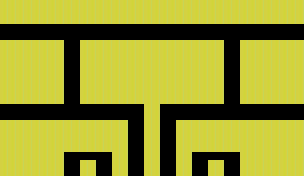

Below is a game level as drawn by its tile map, then a one-line description and the .tmx file that defines it, in full:
An orthogonal 38x22 tile map with 8x8 px tiles, 2 tile layers (collision, visual).

<map version="1.0" orientation="orthogonal" renderorder="left-down" width="38" height="22" tilewidth="8" tileheight="8" nextobjectid="1">
 <tileset firstgid="1" name="blocks" tilewidth="8" tileheight="8" tilecount="8">
  <image source="blocks.jpg" width="64" height="8" />
 </tileset>
 <layer name="collision" width="38" height="22">
  <data encoding="csv">
7,7,7,7,7,7,7,7,7,7,7,7,7,7,7,7,7,7,7,7,7,7,7,7,7,7,7,7,7,7,7,7,7,7,7,7,7,7,
7,7,7,7,7,7,7,7,7,7,7,7,7,7,7,7,7,7,7,7,7,7,7,7,7,7,7,7,7,7,7,7,7,7,7,7,7,7,
7,7,7,7,7,7,7,7,7,7,7,7,7,7,7,7,7,7,7,7,7,7,7,7,7,7,7,7,7,7,7,7,7,7,7,7,7,7,
0,0,0,0,0,0,0,0,0,0,0,0,0,0,0,0,0,0,0,0,0,0,0,0,0,0,0,0,0,0,0,0,0,0,0,0,0,0,
0,0,0,0,0,0,0,0,0,0,0,0,0,0,0,0,0,0,0,0,0,0,0,0,0,0,0,0,0,0,0,0,0,0,0,0,0,0,
7,7,7,7,7,7,7,7,0,0,7,7,7,7,7,7,7,7,7,7,7,7,7,7,7,7,7,7,0,0,7,7,7,7,7,7,7,7,
7,7,7,7,7,7,7,7,0,0,7,7,7,7,7,7,7,7,7,7,7,7,7,7,7,7,7,7,0,0,7,7,7,7,7,7,7,7,
7,7,7,7,7,7,7,7,0,0,7,7,7,7,7,7,7,7,7,7,7,7,7,7,7,7,7,7,0,0,7,7,7,7,7,7,7,7,
7,7,7,7,7,7,7,7,0,0,7,7,7,7,7,7,7,7,7,7,7,7,7,7,7,7,7,7,0,0,7,7,7,7,7,7,7,7,
7,7,7,7,7,7,7,7,0,0,7,7,7,7,7,7,7,7,7,7,7,7,7,7,7,7,7,7,0,0,7,7,7,7,7,7,7,7,
7,7,7,7,7,7,7,7,0,0,7,7,7,7,7,7,7,7,7,7,7,7,7,7,7,7,7,7,0,0,7,7,7,7,7,7,7,7,
7,7,7,7,7,7,7,7,0,0,7,7,7,7,7,7,7,7,7,7,7,7,7,7,7,7,7,7,0,0,7,7,7,7,7,7,7,7,
7,7,7,7,7,7,7,7,0,0,7,7,7,7,7,7,7,7,7,7,7,7,7,7,7,7,7,7,0,0,7,7,7,7,7,7,7,7,
0,0,0,0,0,0,0,0,0,0,0,0,0,0,0,0,0,0,7,7,0,0,0,0,0,0,0,0,0,0,0,0,0,0,0,0,0,0,
0,0,0,0,0,0,0,0,0,0,0,0,0,0,0,0,0,0,7,7,0,0,0,0,0,0,0,0,0,0,0,0,0,0,0,0,0,0,
7,7,7,7,7,7,7,7,7,7,7,7,7,7,7,7,0,0,7,7,0,0,7,7,7,7,7,7,7,7,7,7,7,7,7,7,7,7,
7,7,7,7,7,7,7,7,7,7,7,7,7,7,7,7,0,0,7,7,0,0,7,7,7,7,7,7,7,7,7,7,7,7,7,7,7,7,
7,7,7,7,7,7,7,7,7,7,7,7,7,7,7,7,0,0,7,7,0,0,7,7,7,7,7,7,7,7,7,7,7,7,7,7,7,7,
7,7,7,7,7,7,7,7,7,7,7,7,7,7,7,7,0,0,7,7,0,0,7,7,7,7,7,7,7,7,7,7,7,7,7,7,7,7,
7,7,7,7,7,7,7,7,0,0,0,0,0,0,7,7,0,0,7,7,0,0,7,7,0,0,0,0,0,0,7,7,7,7,7,7,7,7,
7,7,7,7,7,7,7,7,0,0,7,7,0,0,7,7,0,0,7,7,0,0,7,7,0,0,7,7,0,0,7,7,7,7,7,7,7,7,
7,7,7,7,7,7,7,7,0,0,7,7,0,0,7,7,0,0,7,7,0,0,7,7,0,0,7,7,0,0,7,7,7,7,7,7,7,7
</data>
 </layer>
 <layer name="visual" width="38" height="22">
  <data encoding="csv">
1,1,1,1,1,1,1,1,1,1,1,1,1,1,1,1,1,1,1,1,1,1,1,1,1,1,1,1,1,1,1,1,1,1,1,1,1,1,
1,1,1,1,1,1,1,1,1,1,1,1,1,1,1,1,1,1,1,1,1,1,1,1,1,1,1,1,1,1,1,1,1,1,1,1,1,1,
1,1,1,1,1,1,1,1,1,1,1,1,1,1,1,1,1,1,1,1,1,1,1,1,1,1,1,1,1,1,1,1,1,1,1,1,1,1,
0,0,0,0,0,0,0,0,0,0,0,0,0,0,0,0,0,0,0,0,0,0,0,0,0,0,0,0,0,0,0,0,0,0,0,0,0,0,
0,0,0,0,0,0,0,0,0,0,0,0,0,0,0,0,0,0,0,0,0,0,0,0,0,0,0,0,0,0,0,0,0,0,0,0,0,0,
1,1,1,1,1,1,1,1,0,0,1,1,1,1,1,1,1,1,1,1,1,1,1,1,1,1,1,1,0,0,1,1,1,1,1,1,1,1,
1,1,1,1,1,1,1,1,0,0,1,1,1,1,1,1,1,1,1,1,1,1,1,1,1,1,1,1,0,0,1,1,1,1,1,1,1,1,
1,1,1,1,1,1,1,1,0,0,1,1,1,1,1,1,1,1,1,1,1,1,1,1,1,1,1,1,0,0,1,1,1,1,1,1,1,1,
1,1,1,1,1,1,1,1,0,0,1,1,1,1,1,1,1,1,1,1,1,1,1,1,1,1,1,1,0,0,1,1,1,1,1,1,1,1,
1,1,1,1,1,1,1,1,0,0,1,1,1,1,1,1,1,1,1,1,1,1,1,1,1,1,1,1,0,0,1,1,1,1,1,1,1,1,
1,1,1,1,1,1,1,1,0,0,1,1,1,1,1,1,1,1,1,1,1,1,1,1,1,1,1,1,0,0,1,1,1,1,1,1,1,1,
1,1,1,1,1,1,1,1,0,0,1,1,1,1,1,1,1,1,1,1,1,1,1,1,1,1,1,1,0,0,1,1,1,1,1,1,1,1,
1,1,1,1,1,1,1,1,0,0,1,1,1,1,1,1,1,1,1,1,1,1,1,1,1,1,1,1,0,0,1,1,1,1,1,1,1,1,
0,0,0,0,0,0,0,0,0,0,0,0,0,0,0,0,0,0,1,1,0,0,0,0,0,0,0,0,0,0,0,0,0,0,0,0,0,0,
0,0,0,0,0,0,0,0,0,0,0,0,0,0,0,0,0,0,1,1,0,0,0,0,0,0,0,0,0,0,0,0,0,0,0,0,0,0,
1,1,1,1,1,1,1,1,1,1,1,1,1,1,1,1,0,0,1,1,0,0,1,1,1,1,1,1,1,1,1,1,1,1,1,1,1,1,
1,1,1,1,1,1,1,1,1,1,1,1,1,1,1,1,0,0,1,1,0,0,1,1,1,1,1,1,1,1,1,1,1,1,1,1,1,1,
1,1,1,1,1,1,1,1,1,1,1,1,1,1,1,1,0,0,1,1,0,0,1,1,1,1,1,1,1,1,1,1,1,1,1,1,1,1,
1,1,1,1,1,1,1,1,1,1,1,1,1,1,1,1,0,0,1,1,0,0,1,1,1,1,1,1,1,1,1,1,1,1,1,1,1,1,
1,1,1,1,1,1,1,1,0,0,0,0,0,0,1,1,0,0,1,1,0,0,1,1,0,0,0,0,0,0,1,1,1,1,1,1,1,1,
1,1,1,1,1,1,1,1,0,0,1,1,0,0,1,1,0,0,1,1,0,0,1,1,0,0,1,1,0,0,1,1,1,1,1,1,1,1,
1,1,1,1,1,1,1,1,0,0,1,1,0,0,1,1,0,0,1,1,0,0,1,1,0,0,1,1,0,0,1,1,1,1,1,1,1,1
</data>
 </layer>
</map>
